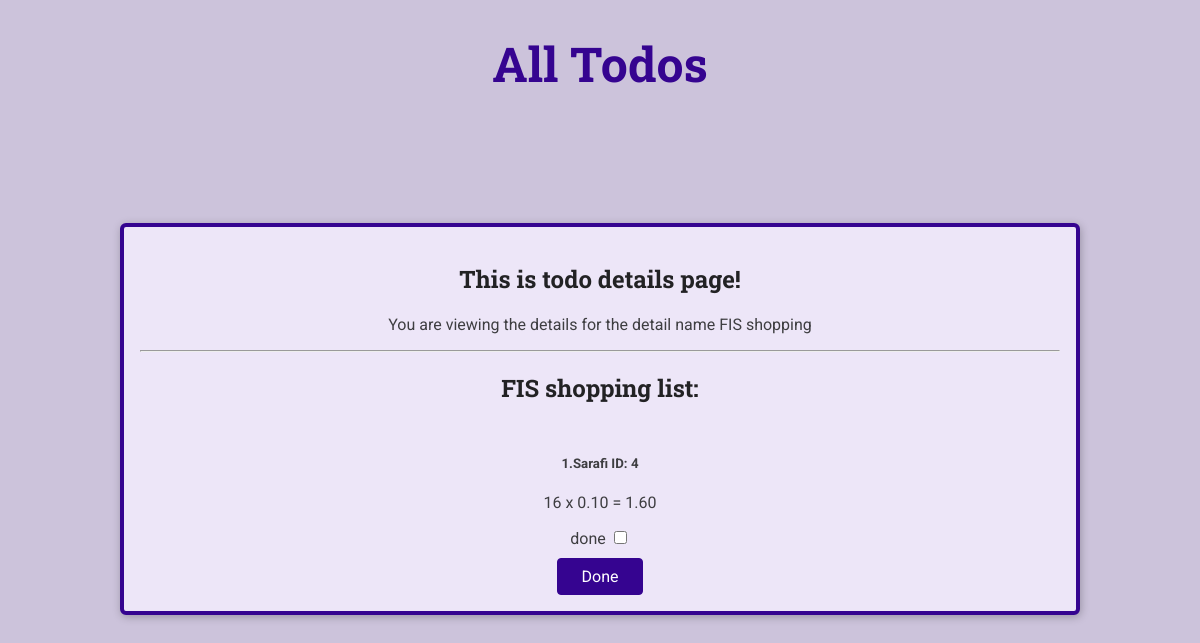
The app's page /todo/2/active-list with its own data.
### todo/models.py (models this page shows, shortened)
class TodoList(models.Model):
    name = models.CharField(max_length=100)
    def __str__(self) -> str:
        return self.name

class Product(models.Model):
    title = models.CharField(max_length=100)
    quantity = models.IntegerField(default=1)
    price = models.DecimalField(default=0, max_digits=4, decimal_places=2)
    done = models.BooleanField(default=False)
    todo_list = models.ForeignKey(TodoList, default='General',on_delete=CASCADE)
    @property
    def total_cost(self):
        return self.quantity * self.price
    class Meta:
        ordering = ['-price']

### todo/views.py (the view)
# urls.py: path('<int:todo_list_id>/active-list', views.active_list, name='active_list'),
def active_list(request, todo_list_id):
    todo = get_object_or_404(TodoList, pk=todo_list_id)
    return render(request,'todo/edit.html', {'todo': todo})

### todo/templates/todo/edit.html (shortened to what this page needs)
{% extends 'todo/base/base.html' %} {% load static %} {% block title %} Details {% endblock %} {% block site_css %}
<link rel="stylesheet" href="{%static 'todo/styles/todo-details.css' %}"> {% endblock %} {% block body %}
<article>
    <h1>This is todo details page!</h1>
    <p>You are viewing the details for the detail name {{ todo }} </p>
    <hr>
    <h1>{{ todo.name }} list:</h1>
    <form action="{% url 'todo:edit' todo.id %}" method="post">
        <ol class="details-list">
            {% for product in todo.product_set.all %} {% if not product.done %}
            <li class="details-list-item">
                <div class="details-list-container">
                    <label for="done{{product.id}}">
                        <h5>
                            {{ forloop.counter }}.{{ product.title }} ID: {{ product.id }}
                        </h5>
                        <p>
                            {{ product.quantity }} x {{ product.price }} = {{ product.total_cost }}
                        </p>
                        <span>done</span>
                        <input type="checkbox" id="done{{product.id}}" name="done" {% if product.done %}checked{% endif %} value="{{ product.id }}" >
                        <div class="detail-list-mask"></div>
                    </label>
                </div>
            </li>
            {% endif %} {% endfor %}
        </ol>
        <button type="submit">Done</button>
    </form>
</article>
{% endblock %}

### todo/static/todo/styles/base.css (style rules this page uses)
* { box-sizing: border-box; }
body { font-family: 'Roboto', sans-serif; margin: 0; background-color: #ccc3db; color: #3e3e41; }
ol { list-style: none; margin: 0; padding: 0; }
h1, h2, h3 { font-family: 'Roboto Slab', sans-serif; color: #222224; }
button, .btn { cursor: pointer; font: inherit; padding: 0.5rem 1.5rem; background-color: #350490; border: 1px solid #350490; color: white; border-radius: 4px; text-decoration: none; }

### todo/static/todo/styles/todo-details.css (style rules this page uses)
article { max-width: 60rem; margin: 5rem auto; border-radius: 6px; background-color: #ede6f8; border: 4px solid #350490; box-shadow: 1px 2px 8px rgba(0, 0, 0, 0.25); position: relative; padding: 1rem; text-align: center; }
.details-list { display: flex; flex-wrap: wrap; flex-direction: row; }
.details-list-item { flex-grow: 1; margin: 10px; }
.details-list-container { position: relative; }
.detail-list-mask { display: inline-block; position: absolute; top: 0; left: 0; width: 100%; bottom: 0; }

### records on screen
TodoList: name "FIS shopping"
Product: title "Sarafi", id "4", quantity "16", price "0.10", total_cost "1.60"
